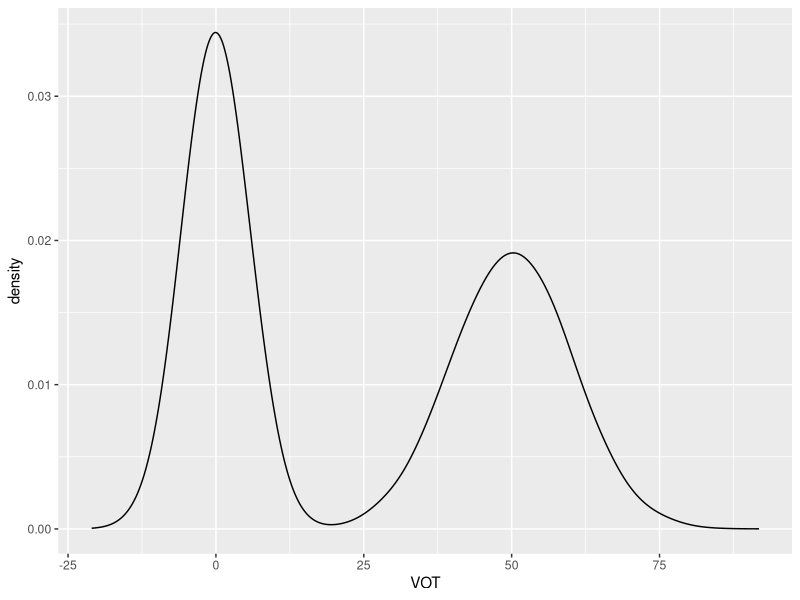
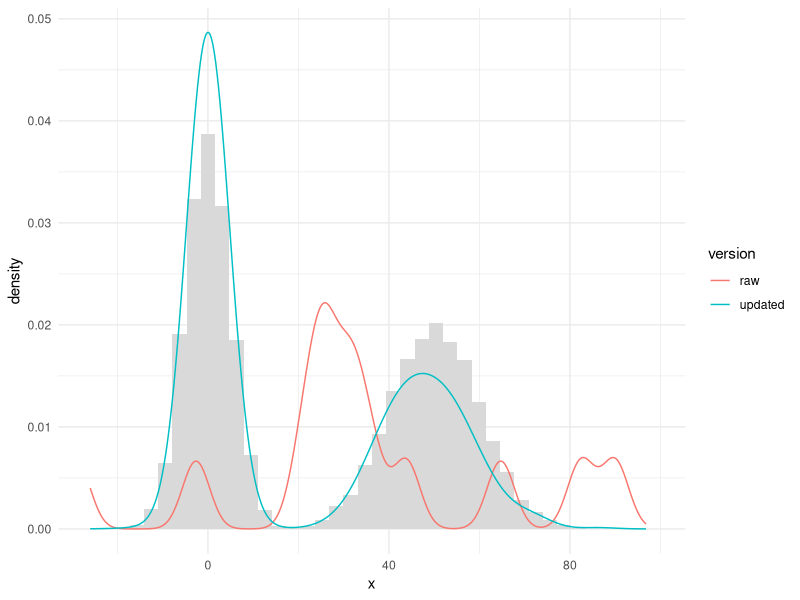

R code for these plots, in order:
## ---- chunk 1

library(ggplot2)

#synthesize data according to table 1
d.vot.voiced <- rnorm(n = 20000, mean = 0, sd = 5)
d.vl.voiced <- rnorm(n = 20000, mean = 188, sd = 45)
d.third.voiced <- rnorm(n = 20000, mean = 260, sd = 10)

d.vot.voiceless <- rnorm(n = 20000, mean = 50, sd = 10)
d.vl.voiceless <- rnorm(n = 20000, mean = 170, sd = 44)
d.third.voiceless <- rnorm(n = 20000, mean = 300, sd = 10)

d.voiced <- data.frame(category = "voiced",VOT= d.vot.voiced, 
                       VL = d.vl.voiced, Third  = d.third.voiced)

d.voiceless <- data.frame(category = "voiceless", VOT = d.vot.voiceless, 
                          VL = d.vl.voiceless, Third = d.third.voiceless)

d <- rbind(d.voiced, d.voiceless)

# sanity check
ggplot(d, aes(x = VOT)) +
  geom_density()
## ---- chunk 2

# gap of understanding
mog.object <- function(K = 20, mu.m = 25, mu.sd = 75, sig = 3, seed = 42){
  list(mu = rnorm(K, mu.m, mu.sd),
    sigma = rep(sig, K),
    phi = rep(1 / K, K))
}

# Get G(x) and M(x) according to equation 4 and 5
mog.G <- function(mog.object, x) {
  mog.object$phi * dnorm(x, mean = mog.object$mu, sd = mog.object$sigma)
}
mog.M <- function(mog.object, x) sum(mog.G(mog.object, x))

mog.post <- function(mog.object, x){
  G <- mog.G(mog.object, x)
  M <- mog.M(mog.object, x)
  G/M
}

# learning rule according to A2-A5
# eta is for learning rate
# q.what is the use of sigma.min, sigma.max
mog.update <- function(mog.object, x, eta.mu = 1, eta.sigma = 1, eta.phi = 0.001){
  r <- mog.post(mog.object, x)
  mu.old <- mog.object$mu
  sg.old <- mog.object$sigma

  # A3 
  mog.object$mu <- mu.old + eta.mu * r * (x - mu.old) / sg.old^2
  # A4 
  sig.new <- sg.old + eta.sigma * r * (sg.old^(-3) * (x - mu.old)^2 - sg.old^(-1))
  mog.object$sigma <- sig.new
  # ai suggests an extra sigma.max, sigma.min
  #if (!is.na(sigma.max)) sg.new <- pmin(sg.new, sigma.max)
  #mog.object$sigma <- pmax(sg.new, sigma.min)

  # A2, winner-take-all, so that unnecessary categories don't get updated
  winner <- which.max(r)
  mog.object$phi[winner] <- mog.object$phi[winner] + eta.phi * r[winner]
  mog.object$phi <- pmax(mog.object$phi, 0)
  mog.object$phi <- mog.object$phi / sum(mog.object$phi)
  mog.object
}

# calculate weight, equation 6, using outer product
mog.weight <- function(mog.object){
  diffs <- outer(mog.object$mu, mog.object$mu, function(a, b) (a - b)^2)
  sigs  <- outer(mog.object$sigma, mog.object$sigma, "*")
  phis  <- outer(mog.object$phi, mog.object$phi, "*")
  0.5*sum(phis * diffs / sigs)
}

# sanity check on VOT only updating
mog <- mog.object(K = 20, mu.m = 25, mu.sd = 75, sig = 3)
idx <- sample(nrow(d), 90000, replace = TRUE) # shuffle so voiced/voiceless aren't blocked
for (i in idx) 
  mog <- mog.update(mog, d$VOT[i])

mog.weight(mog)

## ---- chunk 3
# set initial parameters as somewhere between voiced and voiceless
vot.mog  <- mog.object(K = 20, mu.m = 25,  mu.sd = 75, sig = 3)
vot.mog.raw  <- mog.object(K = 20, mu.m = 25,  mu.sd = 75, sig = 3)

vl.mog <- mog.object(K = 20, mu.m = 179, mu.sd = 75, sig = 10)
comb.mog <- mog.object(K = 20, mu.m = 0,   mu.sd = 1,  sig = 0.2)

vot.gm <- mean(d$VOT); vot.gs <- sd(d$VOT)
vl.gm  <- mean(d$VL);  vl.gs  <- sd(d$VL)
w.vot <- 0.5
w.vl  <- 0.5

idx <- sample(nrow(d), 5000, replace = TRUE)
for (i in idx) {
  vot.val <- d$VOT[i]
  vl.val  <- d$VL[i]
  # update the two cue MOGs from initial values
  vot.mog <- mog.update(vot.mog, vot.val)
  vl.mog  <- mog.update(vl.mog,  vl.val)
  # normalize the weights so that they sum up to one
  w.vot.raw <- mog.weight(vot.mog)
  w.vl.raw  <- mog.weight(vl.mog)
  tot <- w.vot.raw + w.vl.raw
  w.vot <- w.vot.raw / tot;  w.vl <- w.vl.raw / tot 
  # zscore the cue
  z.vot <- (vot.val - vot.gm) / vot.gs
  z.vl  <- (vl.val  - vl.gm ) / vl.gs
  x.comb <- w.vot * z.vot - w.vl * z.vl
  # update the combined ver as well
  comb.mog <- mog.update(comb.mog, x.comb)
}

## ---- chunk 4

xs <- seq(min(d$VOT) - 5, max(d$VOT) + 5, length.out = 400)

# add a VOT axis
plot.df <- rbind(
  data.frame(x = xs, version = "raw", density = sapply(xs, function(x) mog.M(vot.mog.raw, x))),
  data.frame(x = xs, version = "updated", density = sapply(xs, function(x) mog.M(vot.mog,x))))

ggplot() +
  geom_histogram(data = data.frame(x = d$VOT), aes(x = x, y = after_stat(density)), fill = "grey85",bins = 40,) +
  geom_line(data = plot.df, aes(x = x, y = density, colour = version)) +
  theme_minimal()
